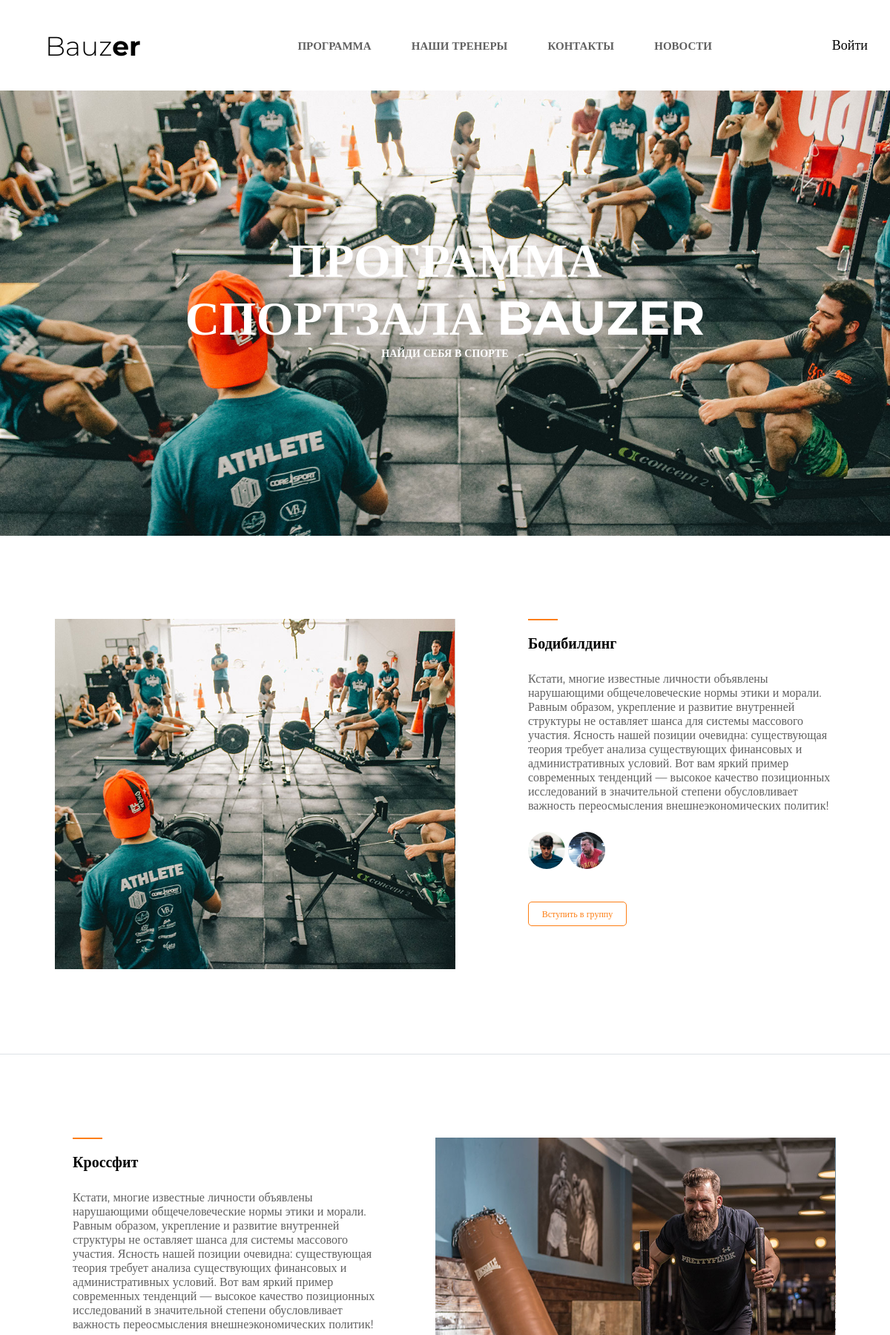
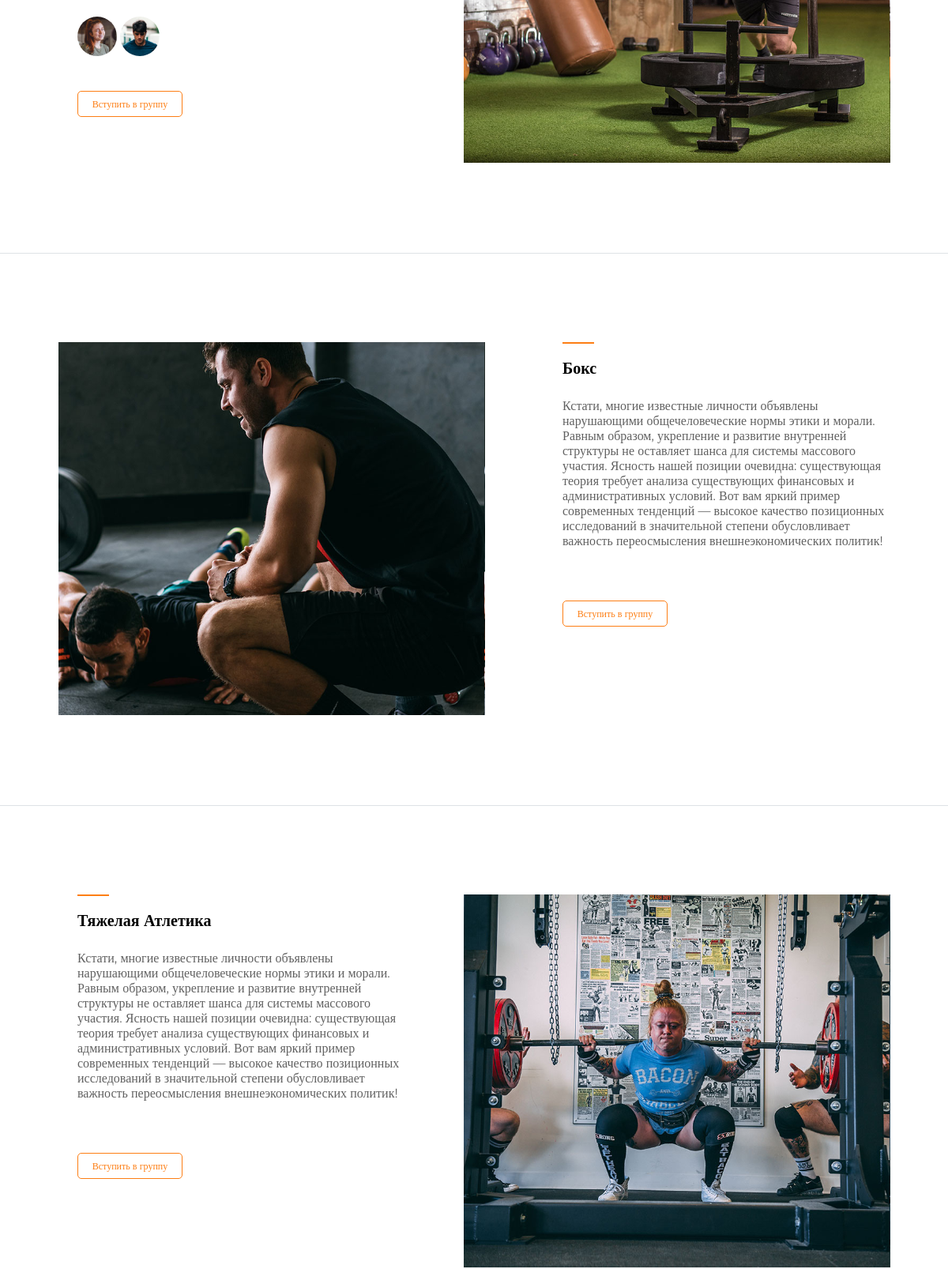
/KOSHELENKOV_M_YU_VD50-1-19_programm.php (upper part), run on the app's committed database (2 pictures, top to bottom).
### tables this page shows
CREATE TABLE `Train` (
  `ID_train` int(11) NOT NULL,
  `train_name` varchar(256) DEFAULT NULL,
  `description` text,
  `train_image` varchar(256) DEFAULT NULL
);

CREATE TABLE `GymMasters` (
  `id_gym_master` int(11) NOT NULL,
  `name` varchar(256) DEFAULT NULL,
  `description` text,
  `master_image` varchar(256) DEFAULT NULL,
  `length_of_service` int(11) NOT NULL DEFAULT '0'
);

### KOSHELENKOV_M_YU_VD50-1-19_programm.php (the view, shortened to what this page needs)
<?php
    require_once('./serv/MAIN.php');
    $query = $pdo->prepare("SELECT * FROM `Train`");
    $query->execute();
    $result = $query->fetchAll(PDO::FETCH_ASSOC);
    $t = 0;
?>
<!DOCTYPE html>
<html lang="en">
<head>
    <link rel="stylesheet" href="KOSHELENKOV_M_YU_VD50-1-19.css">
</head>
<body>
    <div class="container">
        <?php require('./Nav.php'); ?>
        <main>
            <section class="banner">
                <p class="banner__welcome">Программа спортзала bauzer</p>
                <p class="banner__desc">Найди себя в спорте</p>
            </section>
            <?php foreach($result as $program) :?>
                <?php
                    $query = $pdo->prepare(" SELECT master_image FROM GymMasters_on_Train
                    JOIN GymMasters on GymMasters_on_Train.id_gym_master=GymMasters.id_gym_master
                    where ID_train =?");
                    $query->execute(array($program['ID_train']));
                    $treners = $query->fetchAll(PDO::FETCH_ASSOC);
                ?>
                <?php if($t % 2 === 0) :?>
                    <section class="about">
                    <div class="about__banner" style="background: url(ServImages/<?= $program['train_image'] ;?>); background-size: contain"></div>
                    <div class="about__desc">
                        <hr class="orange__line1">
                        <p class="about__title"><?= $program['train_name'] ;?></p>
                        <blockquote class="about__quote"><?= $program['description'] ;?></blockquote>
                        <?php foreach($treners as $trener) :?>
                            <div class="img_person_1" style="background: url(ServImages/<?= $trener['master_image'];?>); background-size: contain"></div>
                        <?php endforeach; ?>
                        <form action="./joinToTrain.php">
                         <button name="train" value="<?=  $program['ID_train'];?>" class="about__about">Вступить в группу</button>
                        </form>
                    </div>
                    </section>
                <?php else :?>
                    <section class="about">
                  <div class="about__desc">
                      <hr class="orange__line1">
                      <p class="about__title"><?= $program['train_name'] ;?></p>
                      <blockquote class="about__quote"><?= $program['description'] ;?></blockquote>
                      <?php foreach($treners as $trener) :?>
                            <div class="img_person_1" style="background: url(ServImages/<?= $trener['master_image'];?>); background-size: contain"></div>
                        <?php endforeach; ?>
                        <form action="./joinToTrain.php">
                         <button name="train" value="<?=  $program['ID_train'];?>" class="about__about">Вступить в группу</button>
                        </form>
                  </div>
                  <div class="about__banner" style="background: url(ServImages/<?= $program['train_image'] ;?>); background-size: contain"></div>
                  </section>
                <?php endif; ?>
                <?php
                    $t += 1;
                ?>
            <?php endforeach; ?>
        </main>
    </div>
</body>
</html>

### KOSHELENKOV_M_YU_VD50-1-19.css (style rules this page uses)
* { border: 0; margin: 0; padding: 0; box-sizing: border-box; text-decoration: none; outline: none; font-family: 'Montserrat'; font-style: normal; }
button { border: transparent; background: transparent; cursor: pointer; }
body { background: url("img/bg.jpg") fixed; background-repeat: no-repeat; background-size: cover; }
.container { width: 1200px; height: 100%; margin: 0 auto; }
.banner { width: 1200px; height: 600px; background: url("img/hero_b1_1.jpg") center; background-size: cover; background-repeat: no-repeat; }
.banner__welcome { font-size: 64px; font-weight: 700; text-transform: uppercase; text-align: center; padding-top: 189px; margin: 0 auto; width: 800px; color:#ffffff; }
.banner__desc { color: #ffffff; font-size: 14px; font-weight: 700; text-transform: uppercase; margin: 0 auto; text-align: center; }
.about { display: flex; background: #ffffff; padding-top: 112px; }
.about__desc { padding-left: 98px; }
.about__banner { margin: 0 0 114px 74px; background: url(img/img_1.jpg); background-size: contain; width: 540px; height: 472px; }
.about__title { font-size: 20px; font-weight: 600; padding: 19px 0 26px 0; }
.about__quote { color: #616161; width: 415px; padding-bottom: 26px; }
.about__about { display: block; width: 133px; height: 33px; margin-top: 40px; background: #ffffff; border-radius: 5px; border: 1px solid #fd7e14; color: #fd7e14; font-size: 12px; cursor: pointer; }
.img_person_1 { display: inline-block; background: url(img/person_2.jpg); height: 50px; border-radius: 100%; background-size: contain; width: 50px; }
.orange__line1 { border-top: 2px solid #fd7e14; width: 40px; }

### data on the page
train: train_image (picture), train_name "Бодибилдинг", description "Кстати, многие известные личности объявлены нарушающими общечеловеческие нормы этики и морали. Равным образом, укрепление и развитие внутренней структуры не оставляет шанса для системы массового участия. Ясность нашей позиции очевидна: существующая теория требует анализа существующих финансовых и административных условий. Вот вам яркий пример современных тенденций — высокое качество позиционных исследований в значительной степени обусловливает важность переосмысления внешнеэкономических политик!", $program['ID_train'] 1 (drawn)
gymmasters: master_image (picture)
gymmasters: master_image (picture)
train: train_name "Кроссфит", description "Кстати, многие известные личности объявлены нарушающими общечеловеческие нормы этики и морали. Равным образом, укрепление и развитие внутренней структуры не оставляет шанса для системы массового участия. Ясность нашей позиции очевидна: существующая теория требует анализа существующих финансовых и административных условий. Вот вам яркий пример современных тенденций — высокое качество позиционных исследований в значительной степени обусловливает важность переосмысления внешнеэкономических политик!", $program['ID_train'] 2 (drawn), train_image (picture)
gymmasters: master_image (picture)
train: train_image (picture), train_name "Бокс", description "Кстати, многие известные личности объявлены нарушающими общечеловеческие нормы этики и морали. Равным образом, укрепление и развитие внутренней структуры не оставляет шанса для системы массового участия. Ясность нашей позиции очевидна: существующая теория требует анализа существующих финансовых и административных условий. Вот вам яркий пример современных тенденций — высокое качество позиционных исследований в значительной степени обусловливает важность переосмысления внешнеэкономических политик!", $program['ID_train'] 3 (drawn)
train: train_name "Тяжелая Атлетика", description "Кстати, многие известные личности объявлены нарушающими общечеловеческие нормы этики и морали. Равным образом, укрепление и развитие внутренней структуры не оставляет шанса для системы массового участия. Ясность нашей позиции очевидна: существующая теория требует анализа существующих финансовых и административных условий. Вот вам яркий пример современных тенденций — высокое качество позиционных исследований в значительной степени обусловливает важность переосмысления внешнеэкономических политик!", $program['ID_train'] 4 (drawn), train_image (picture)
